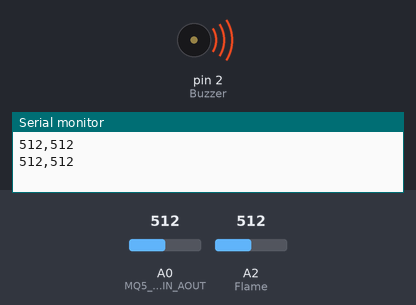
This sketch was run on a simulated Arduino Uno, built with avr-gcc and run on an emulated ATmega328P. On the bench: buzzer (waves = sounding, pin HIGH), the last lines printed to the serial monitor. Inputs (shaded band) come from the test bench; at power-on: A0 (MQ5_5V_PIN_AOUT) = 512, A2 (Flame) = 512.

Above: at 1.2 s.
1.3 s: A0 (MQ5_5V_PIN_AOUT) set to 310
3.2 s: A0 (MQ5_5V_PIN_AOUT) set to 293
At 4.3 s:
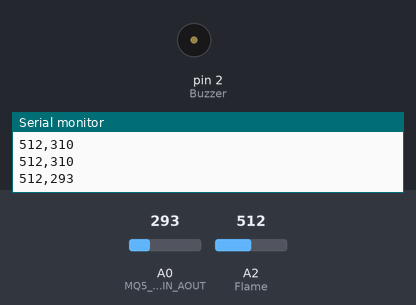
5.5 s: A0 (MQ5_5V_PIN_AOUT) set to 306
At 7.1 s:
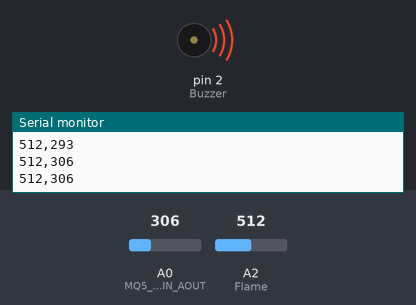
7.5 s: A0 (MQ5_5V_PIN_AOUT) set to 290
At 8.7 s:
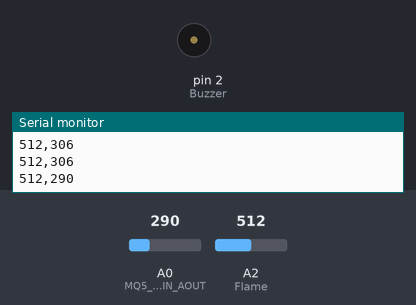
Timing chart, 0 to 10.5 s (numbered marks = the images above; inputs shaded):
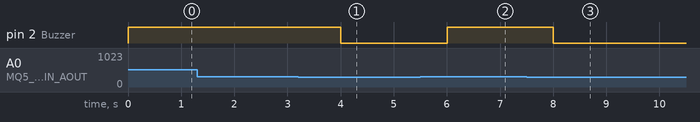

The sketch:

Flame_Smoke.ino
```cpp
// Include Libraries
#include "Arduino.h"

// Pin Definitions
#define Flame	A2
#define MQ5_5V_PIN_AOUT	A0
#define Buzzer 2

// Global variables and defines
const int flameThreshold = 1500; // Threshold value for flame sensor
const int smokeThreshold = 300; // Threshold value for smoke sensor

// object initialization

// Setup the essentials for your circuit to work. It runs first every time your circuit is powered with electricity.
void setup()
{
    // Setup Serial which is useful for debugging
    // Use the Serial Monitor to view printed messages
    Serial.begin(9600);
    while (!Serial) ; // wait for serial port to connect. Needed for native USB


    pinMode(Buzzer, OUTPUT); // Set Buzzer pin as output
}

// Main logic of your circuit. It defines the interaction between the components you selected. After setup, it runs over and over again, in an eternal loop.
void loop()
{
    int flameValue = analogRead(Flame);
    int smokeValue = analogRead(MQ5_5V_PIN_AOUT);


    Serial.print(flameValue);
    Serial.print(",");
    Serial.println(smokeValue);

    if (flameValue > flameThreshold || smokeValue > smokeThreshold) {
        digitalWrite(Buzzer, HIGH); // Turn on the Buzzer
    } else {
        digitalWrite(Buzzer, LOW); // Turn off the Buzzer
    }

    if (Serial.available()) {
        char input = Serial.read();
        if (input == 'S' || input == 's') {
            while (true) {
                // Stop the program execution
            }
        }
    }

    delay(1000); // delay for 1 second
}
```

Measured:
- the behaviour switches between 301 and 300 on A0 (MQ5_5V_PIN_AOUT) (found by bisection; images 0 and 1)
- after the input at 3.2 s, pin 2 (Buzzer): HIGH → LOW after 0.80 s
- after the input at 5.5 s, pin 2 (Buzzer): LOW → HIGH after 0.50 s
- after the input at 7.5 s, pin 2 (Buzzer): HIGH → LOW after 0.51 s
